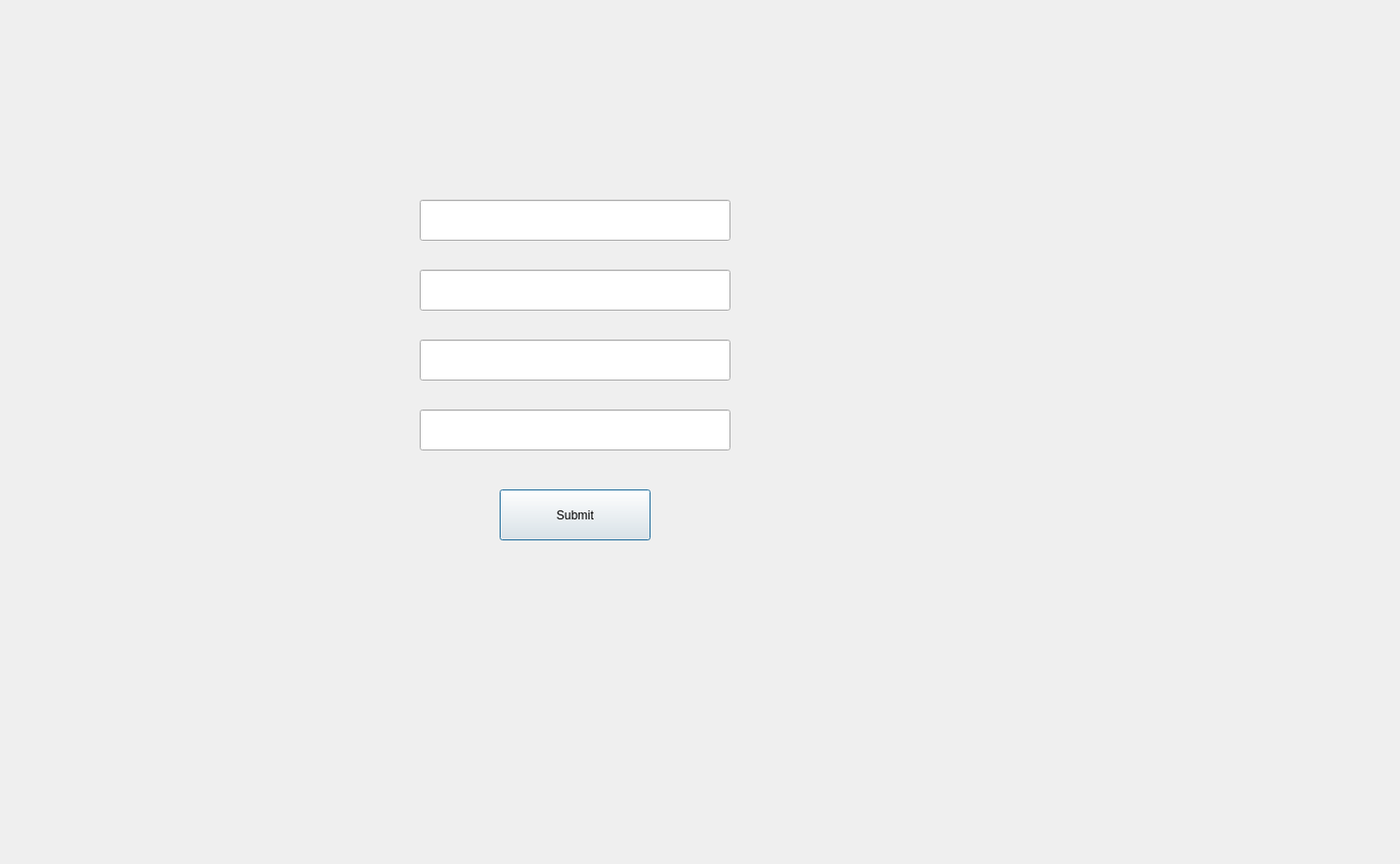
<?xml version="1.0" encoding="UTF-8"?>
<ui version="4.0">
 <class>AddIngredientDialog</class>
 <widget class="QDialog" name="AddIngredientDialog">
  <property name="geometry">
   <rect>
    <x>0</x>
    <y>0</y>
    <width>1401</width>
    <height>865</height>
   </rect>
  </property>
  <property name="windowTitle">
   <string>Dialog</string>
  </property>
  <widget class="QLineEdit" name="nameLineEdit">
   <property name="geometry">
    <rect>
     <x>420</x>
     <y>200</y>
     <width>311</width>
     <height>41</height>
    </rect>
   </property>
  </widget>
  <widget class="QLineEdit" name="priceLineEdit">
   <property name="geometry">
    <rect>
     <x>420</x>
     <y>270</y>
     <width>311</width>
     <height>41</height>
    </rect>
   </property>
  </widget>
  <widget class="QLineEdit" name="stockLineEdit">
   <property name="geometry">
    <rect>
     <x>420</x>
     <y>340</y>
     <width>311</width>
     <height>41</height>
    </rect>
   </property>
  </widget>
  <widget class="QLineEdit" name="supplierLineEdit">
   <property name="geometry">
    <rect>
     <x>420</x>
     <y>410</y>
     <width>311</width>
     <height>41</height>
    </rect>
   </property>
  </widget>
  <widget class="QPushButton" name="submitButtom">
   <property name="geometry">
    <rect>
     <x>500</x>
     <y>490</y>
     <width>151</width>
     <height>51</height>
    </rect>
   </property>
   <property name="text">
    <string>Submit</string>
   </property>
  </widget>
 </widget>
 <resources/>
 <connections/>
</ui>
